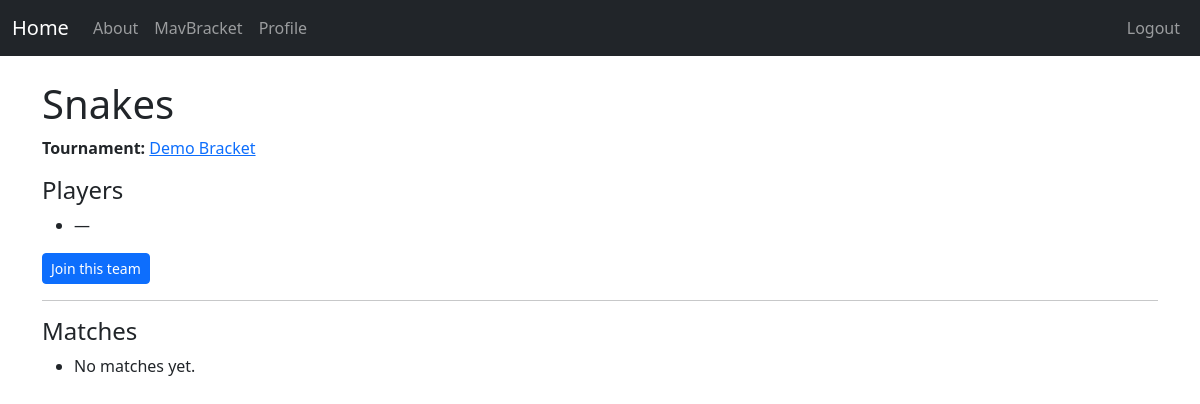
Page /tournaments/2/teams/5/ (signed in) on the committed database.
### mavtournaments/models.py (models this page shows, shortened)
class Team(models.Model):
    tournament = models.ForeignKey(Tournament, on_delete=models.CASCADE, related_name="teams")
    name = models.CharField(max_length=255)
    max_players = models.PositiveSmallIntegerField(default=2)
    participant1 = models.CharField(max_length=120, blank=True, default="")
    participant2 = models.CharField(max_length=120, blank=True, default="")
    wins = models.IntegerField(default=0)
    losses = models.IntegerField(default=0)
    search_slug = models.CharField(max_length=300, editable=False, default="")
    players = models.ManyToManyField(User, through="TeamMembership", related_name="teams")
    class Meta:
        unique_together = ("tournament", "name")
        ordering = ["name"]
    @property
    def participants_display(self) -> str:
        parts = [p for p in [self.participant1, self.participant2] if p]
        return " & ".join(parts) if parts else "—"

class Tournament(models.Model):
    SINGLE = "SINGLE"
    ELIM_CHOICES = [(SINGLE, "Single Elimination")]
    name = models.CharField(max_length=255)
    elimination_type = models.CharField(max_length=12, choices=ELIM_CHOICES, default=SINGLE)
    team_cap = models.PositiveIntegerField(default=32)
    default_team_size = models.PositiveSmallIntegerField(default=2)
    status = models.CharField(
        max_length=16,
        choices=[("DRAFT", "Draft"), ("ACTIVE", "Active"), ("FINISHED", "Finished")],
        default="DRAFT",
    )
    created_at = models.DateTimeField(auto_now_add=True)

### mavtournaments/views.py (the view)
# urls.py: path("<int:pk>/teams/<int:team_id>/", views.team_detail, name="team_detail"),
@login_required
def team_detail(request, pk, team_id):
    t = get_object_or_404(Tournament, pk=pk)
    team = get_object_or_404(Team, pk=team_id, tournament=t)
    return render(request, "mavtournaments/team_detail.html", _ctx_tournament(t, team=team))

### mavtournaments/views.py (called while the page is built)
def _ctx_tournament(t, **extra):
    base = {"tournament": t, "t": t}
    base.update(extra)
    return base

### mavtournaments/templates/mavtournaments/team_detail.html
{% extends "base.html" %}
{% block content %}
<h1>{{ team.name }}</h1>
<p><strong>Tournament:</strong> <a href="{% url 'tournaments:bracket' team.tournament_id %}">{{ team.tournament.name }}</a></p>
<h4>Players</h4>
<ul>
  {% if members %}
    {% for u in members %}
      <li>
        {% if u.get_full_name %}{{ u.get_full_name }}{% else %}{{ u.username }}{% endif %}
        {% if request.user.is_authenticated and request.user == u %}
          <form method="post" action="{% url 'tournaments:team_leave' team.id %}" class="d-inline">{% csrf_token %}
            <button class="btn btn-sm btn-outline-danger">Leave team</button>
          </form>
        {% endif %}
      </li>
    {% endfor %}
  {% else %}
    <li>{{ team.participants_display }}</li>
  {% endif %}
</ul>
{% if request.user.is_authenticated and not members or members|length < 2 %}
<form method="post" action="{% url 'tournaments:team_join' team.id %}" class="mt-2">{% csrf_token %}
  <button class="btn btn-sm btn-primary">Join this team</button>
</form>
{% endif %}
<hr>
<h4>Matches</h4>
<ul>
  {% for m in matches %}
    <li>Round {{ m.round.index|add:1 }} — {{ m.team1.name|default:"—" }} vs {{ m.team2.name|default:"—" }}
        {% if m.winner %} | Winner: <strong>{{ m.winner.name }}</strong>{% endif %}
    </li>
  {% empty %}
    <li>No matches yet.</li>
  {% endfor %}
</ul>
{% endblock %}

### rows in the picture
Team: name "Snakes", tournament.name "Demo Bracket", participants_display "—"
